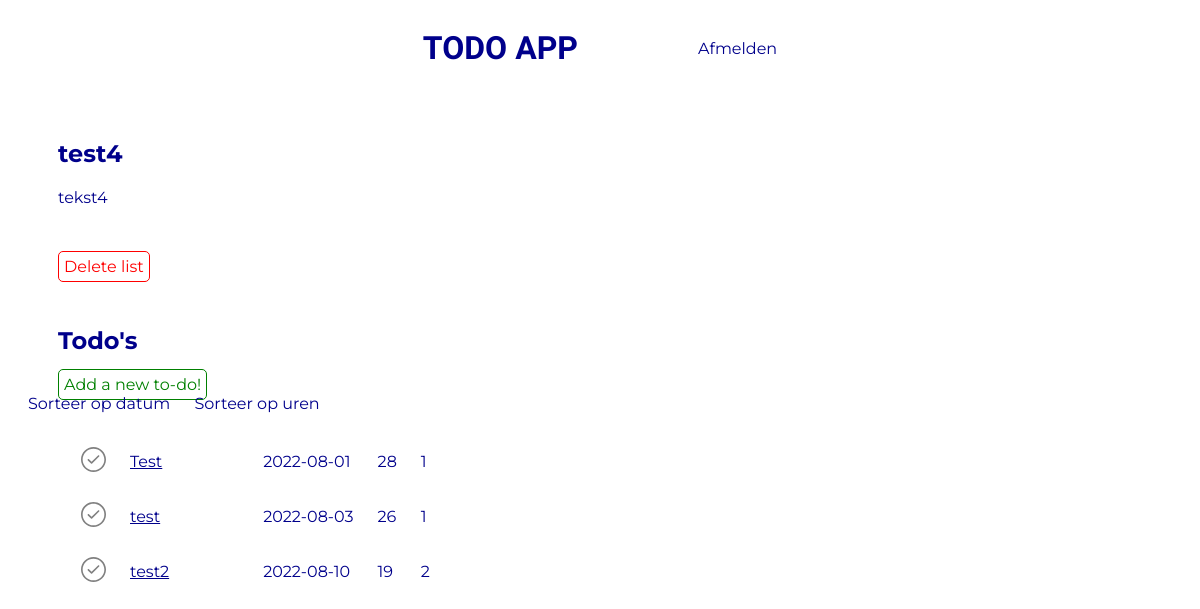
/todo_list.php?list=14 (signed in), run on the app's committed database.
### tables this page shows
CREATE TABLE `todo_lists` (
  `id` int(11) NOT NULL,
  `userId` int(11) NOT NULL,
  `title` varchar(300) NOT NULL,
  `description` varchar(300) NOT NULL
);

CREATE TABLE `tasks` (
  `id` int(11) NOT NULL,
  `userId` int(11) NOT NULL,
  `listId` int(11) NOT NULL,
  `title` varchar(300) NOT NULL,
  `hour` int(11) NOT NULL,
  `date` date DEFAULT NULL,
  `done` tinyint(1) NOT NULL DEFAULT 0,
  `attachment` varchar(255) DEFAULT NULL
);

### classes/TodoList.php (called while the page is built, shortened)
<?php
    class TodoList {
        public static function getListArrayById($id) {
            $conn = Db::getInstance();
            $statement = $conn->prepare("select * from todo_lists where id = :id");
            $statement->bindValue(":id", $id);
            $statement->execute();
            return $statement->fetch(PDO::FETCH_ASSOC);
        }
    }

### classes/Task.php (called while the page is built, shortened)
<?php
class Task
{
    public static function getAllForId($listId, $sort, $order)
    {
        $sanitisedSort = self::whiteList($sort, ["date", "hour"]);
        $sanitisedOrder = self::whiteList(strtolower($order), ["asc", "desc"]);
        $conn = Db::getInstance();
        $statement = $conn->prepare("select * from tasks where listId = :listId order by $sanitisedSort $sanitisedOrder");
        $statement->bindValue(':listId', $listId);
        $statement->execute();
        return $statement->fetchAll(PDO::FETCH_ASSOC);
    }
    public static function getDaysRemaining($deadline){
        $date1 = new DateTime($deadline);
        $interval = $date1->diff(new DateTime());
        return $interval->days;
    }
    public static function getIsPast($deadline){
        $date1 = new DateTime($deadline);
        return $date1 < new DateTime();
    }
    private static function whiteList($input, $allowed)
    {
        $key = array_search($input, $allowed, true);
        if ($key === false) {
            return $allowed[0];
        } else {
            return $input;
        }
    }
}

### todo_list.php (the view, shortened to what this page needs)
<?php
    $listId = $_GET['list'];
    $list = TodoList::getListArrayById($listId);
    $sort = isset($_GET['sort']) ? $_GET['sort'] : 'date';
    $order = isset($_GET['order']) ? $_GET['order'] : 'asc';
    $tasks = Task::getAllForId($listId, $sort, $order);
?><!DOCTYPE html>
<html lang="en">
<head>
    <link rel="stylesheet" href="css/todoList.css?v=<?php echo time(); ?>">
</head>
<body>
    <?php include_once("nav.inc.php"); ?>
    <div class="header">
        <h2><?php echo htmlspecialchars($list['title']); ?></h2>
        <p class="description"><?php echo htmlspecialchars($list['description']); ?></p>
    </div>
    <a href="delete_todo_list.php?list=<?php echo $_GET["list"]; ?>" class="add" id="red">Delete list</a>
    <div class="content">
        <h2>Todo's</h2>
        <div class="task">
            <a href="add_task.php?listId=<?php echo $list['id']; ?>" class="add">Add a new to-do!</a>
        </div>
        <a href="todo_list.php?list=<?php echo $list['id']; ?>&sort=date&order=asc">Sorteer op datum</a>
        <a href="todo_list.php?list=<?php echo $list['id']; ?>&sort=hour&order=desc">Sorteer op uren</a>
        <table class="table">
            <?php if(!empty($tasks)): ?>
                <?php foreach($tasks as $task): ?>
                    <tbody>
                        <tr>
                            <td><a class="doneBtnAnchor" data-task-id="<?php echo $task['id'] ?>" href=""><?php if($task["done"] == 1):?><img src="./images/doneblue.svg" alt=""><?php else:?><img src="./images/donegrey.svg" alt=""><?php endif;?></a></td>
                            <td style="text-decoration: underline"><a href="task.php?task=<?php echo $task["id"]; ?>" class="btn"><?php echo htmlspecialchars($task['title']); ?></a></td>
                            <td><p class="date <?php if(Task::getIsPast($task['date']) == 1): ?>isPast <?php endif; ?>"><?php echo htmlspecialchars($task['date']); ?></p></td>
                            <td><p> <?php echo Task::getDaysRemaining($task['date']); ?></p></td>
                            <td><p> <?php echo $task['hour']; ?></p></td>
                        </tr>
                    </tbody>
                <?php endforeach; ?>
            <?php endif; ?>
        </table>
    </div>
</body>
</html>

### css/todoList.css (style rules this page uses)
* { font-family: 'Montserrat', sans-serif; color: darkblue; }
h2 { margin-left: 50px; margin-top: 50px; margin-bottom: 20px; }
a { margin-left: 20px; }
p { margin-left: 20px; }
.description { margin-left: 50px; margin-bottom: 50px; }
.date, #date { padding-left: 70px; }
#red { color: red; }
.add { color: green; margin-left: 50px; padding: 5px; border-style: solid; border-width: 1px; border-radius: 5px; }
.table { margin-top: 20px; margin-left: 50px; }

### css/navigation.css (style rules this page uses)
* { list-style: none; text-decoration: none; }

### data on the page
todo_lists: title "test4", description "tekst4"
tasks: done 0 (drawn), title "Test", date "2022-08-01", date "28", hour "1"
tasks: done 0 (drawn), title "test", date "2022-08-03", date "26", hour "1"
tasks: done 0 (drawn), title "test2", date "2022-08-10", date "19", hour "2"
